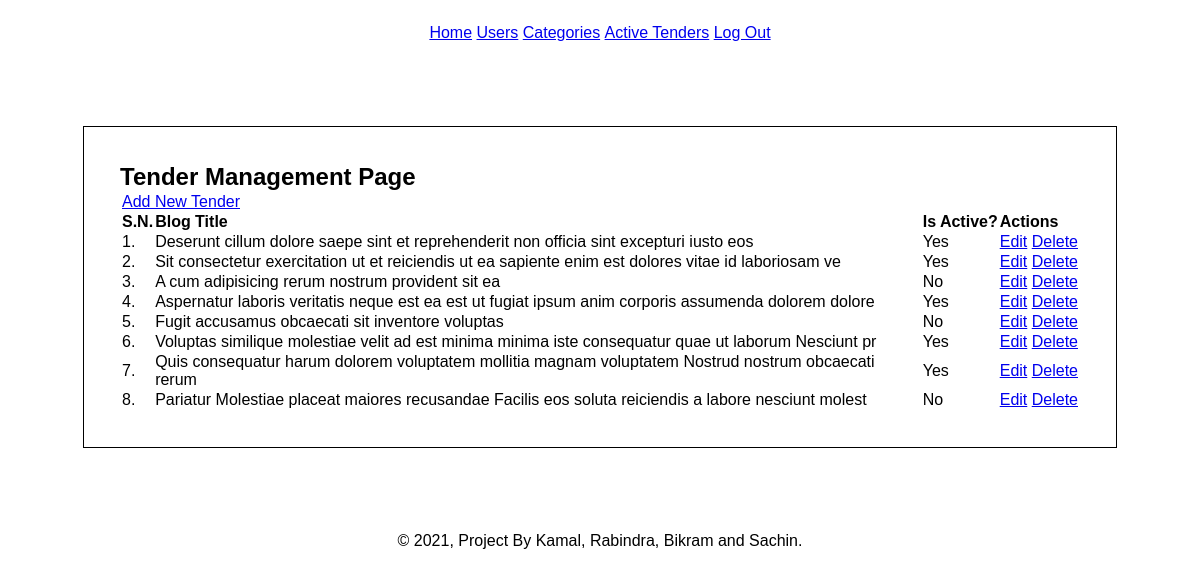
Screenshot of /admin/blogs.php (signed in) with the database file from the repository.
### tables this page shows
CREATE TABLE `tbl_blogs` (
  `blog_id` int(10) UNSIGNED NOT NULL,
  `blog_title` varchar(100) NOT NULL,
  `blog_description` text NOT NULL,
  `category_id` int(11) NOT NULL,
  `is_active` tinyint(1) NOT NULL,
  `featured_image` varchar(255) NOT NULL,
  `created_at` datetime NOT NULL,
  `updated_at` datetime NOT NULL
);

### admin/blogs.php (the view, shortened to what this page needs)
<?php
    include('box/header.php');
?>
    <section class="main">
        <h1>Tender Management Page</h1>
        <table style="width: 100%; text-align: left;">
            <tr>
                <td colspan="4">
                    <a href="add_blog.php">Add New Tender</a>
                </td>
            </tr>
            <tr>
                <th>S.N.</th>
                <th>Blog Title</th>
                <th>Is Active?</th>
                <th>Actions</th>
            </tr>
            <?php
                $conn = mysqli_connect(LOCALHOST,USERNAME,PASSWORD) or die(mysqli_error());
                $query = "SELECT * FROM tbl_blogs";
                $res = mysqli_query($conn,$query);
                $sn  = 1;
                if($res==true)
                {
                    $count_rows = mysqli_num_rows($res);
                    if($count_rows>0)
                    {
                        while($row=mysqli_fetch_assoc($res))
                        {
                            $blog_id = $row['blog_id'];
                            $blog_title = $row['blog_title'];
                            $is_active = $row['is_active'];
                            $featured_image = $row['featured_image'];
                            ?>
                            <tr>
                                <td><?php echo $sn++; ?>.</td>
                                <td><?php echo $blog_title; ?></td>
                                <td>
                                    <?php
                                        if($is_active==1)
                                        {
                                            echo "Yes";
                                        }
                                        else
                                        {
                                            echo "No";
                                        }
                                     ?>
                                </td>
                                <td>
                                    <a href="<?php echo SITEURL; ?>admin/update_blog.php?blog_id=<?php echo $blog_id; ?>">Edit</a>
                                    <a href="<?php echo SITEURL; ?>admin/delete_blog.php?blog_id=<?php echo $blog_id; ?>&img=<?php echo $featured_image; ?>">Delete</a>
                                </td>
                            </tr>
                            <?php
                        }
                    }
                    else
                    {
                        echo "No Blogs Added Yet";
                    }
                }
            ?>
        </table>
    </section>
    <?php include('box/footer.php'); ?>

### admin/box/header.php (shortened to what this page needs)
<!DOCTYPE html>
<html>
    <head>
        <link rel="stylesheet" type="text/css" href="<?php echo SITEURL; ?>assets/css/style.css" />
    </head>
    <body>
        <nav>
            <ul>
                <li>
                    <a href="index.php">Home</a>
                </li>
                <li>
                    <a href="users.php">Users</a>
                </li>
                <li>
                    <a href="categories.php">Categories</a>
                </li>
                <li>
                    <a href="blogs.php">Active Tenders</a>
                </li>
                <li>
                    <a href="logout.php">Log Out</a>
                </li>
            </ul>
        </nav>

### admin/box/footer.php
    <footer>
        &copy; 2021, Project By Kamal, Rabindra, Bikram and Sachin.
    </footer>
    </body>
</html>

### assets/css/style.css (style rules this page uses)
* { margin: 0 0; padding: 0 0; font-family: sans-serif,arial,helvetica; }
nav { text-align: center; padding: 2%; }
nav ul { list-style-type: none; }
nav ul li { display: inline; }
.main { width: 80%; border: 1px solid black; padding: 3%; margin: 5% auto; }
footer { text-align: center; padding: 2%; }

### rows the page displays
tbl_blogs: blog_title "Deserunt cillum dolore saepe sint et reprehenderit non officia sint excepturi iusto eos", is_active "Yes"
tbl_blogs: blog_title "Sit consectetur exercitation ut et reiciendis ut ea sapiente enim est dolores vitae id laboriosam ve", is_active "Yes"
tbl_blogs: blog_title "A cum adipisicing rerum nostrum provident sit ea", is_active "No"
tbl_blogs: blog_title "Aspernatur laboris veritatis neque est ea est ut fugiat ipsum anim corporis assumenda dolorem dolore", is_active "Yes"
tbl_blogs: blog_title "Fugit accusamus obcaecati sit inventore voluptas", is_active "No"
tbl_blogs: blog_title "Voluptas similique molestiae velit ad est minima minima iste consequatur quae ut laborum Nesciunt pr", is_active "Yes"
tbl_blogs: blog_title "Quis consequatur harum dolorem voluptatem mollitia magnam voluptatem Nostrud nostrum obcaecati rerum", is_active "Yes"
tbl_blogs: blog_title "Pariatur Molestiae placeat maiores recusandae Facilis eos soluta reiciendis a labore nesciunt molest", is_active "No"
